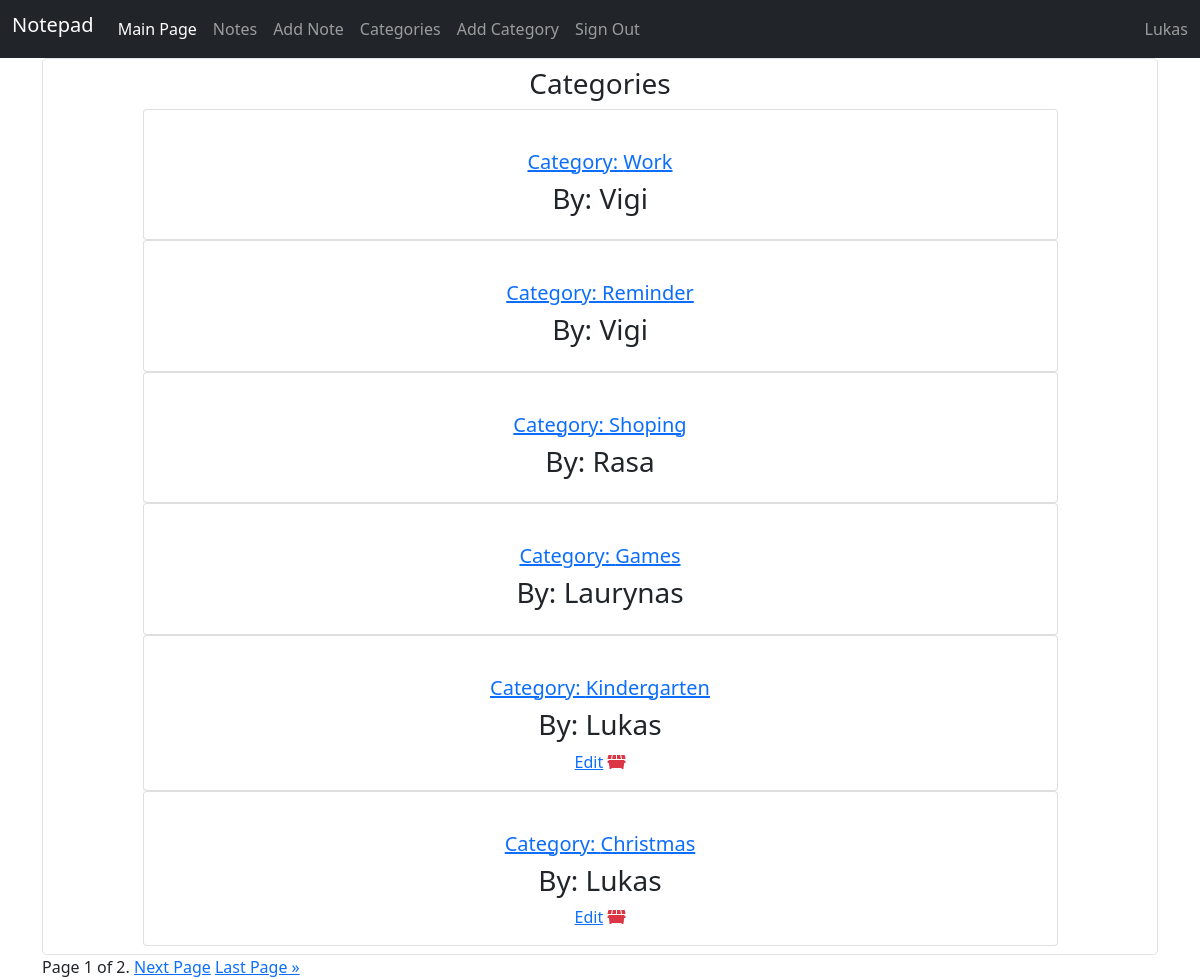
Page /category_list_view (signed in) on the committed database.
### application/models.py (models this page shows, shortened)
class User(AbstractUser):
    image = models.ImageField(null=True, blank=True)

class Category(models.Model):
    note_category = models.CharField(max_length=20, null=True, blank=True)
    author = models.ForeignKey(User, on_delete=models.CASCADE, null=True, blank=True)

### application/views.py (the view)
# urls.py: path('category_list_view', CategoryListView.as_view(), name='category_list_view'),
class CategoryListView(ListView):
    model = Category
    template_name = 'category_list_view.html'
    paginate_by = 6
    @method_decorator(login_required)
    def dispatch(self, *args, **kwargs):
        return super(CategoryListView, self).dispatch(*args, **kwargs)

### templates/category_list_view.html (shortened to what this page needs)
{% extends "base.html" %}
{% block content%}
<div>
    <div class="border rounded-3 col p-2 text-center centered-form center-block position-relative ">
        <h3>Categories</h3>
            {% for category in object_list %}
                <div class="card container col-md-10 col-md-offset-1">
                    <div class="card-body">
                        <br>
                        <h5 class="card-title text-capitalize">
                        <a href="{% url 'category_detail_view' category.pk %}">Category: {{category.note_category}}</a></h5>
                        <h3 class="card-title text-capitalize">By: {{category.author}}</h3>
                    {% if user.id == category.author.id %}
                        <a href="{% url 'update_category_view' category.pk %}">Edit</a>
                        <a href="{% url 'delete_category_view' category.pk %}" class="card-link text-danger"><i
                        class="fas fa-dumpster"></i></a>
                    {% endif %}
                    </div>
                </div>
        {% endfor %}
    </div>
    <div class="pagination">
        <span class="step-links">
            <span class="current">
                Page {{ page_obj.number }} of {{ page_obj.paginator.num_pages }}.
            </span>
                {% if page_obj.has_next %}
                    <a href="?page={{ page_obj.next_page_number }}">Next Page</a>
                    <a href="?page={{ page_obj.paginator.num_pages }}">Last Page &raquo;</a>
                {% endif %}
        </span>
    </div>
</div>
{% endblock content %}

### templates/base.html (shortened to what this page needs)
<!DOCTYPE html>
<html lang="en" class="h-100">
<head>
    <link rel="stylesheet" href="https://cdnjs.cloudflare.com/ajax/libs/font-awesome/5.15.3/css/all.css">
</head>
<body>
<header>
    <nav class="navbar navbar-expand-md navbar-dark bg-dark">
        <div class="container-fluid">
            <h2 class="navbar-brand">Notepad</h2>
            <div class="collapse navbar-collapse" id="navbarCollapse">
                <ul class="navbar-nav me-auto mb-2 mb-md-0">
                    <li class="nav-item">
                        <a class="nav-link active" aria-current="page" href="{% url 'index' %}">Main Page</a>
                    </li>
                    {% if user.is_authenticated %}
                    <li class="nav-item">
                        <a class="nav-link" href="{% url 'note_list_view' %}">Notes</a>
                    </li>
                    <li class="nav-item">
                        <a class="nav-link" href="{% url 'add_note_view' %}">Add Note</a>
                    </li>
                    <li class="nav-item">
                        <a class="nav-link" href="{% url 'category_list_view' %}">Categories</a>
                    </li>
                    <li class="nav-item">
                        <a class="nav-link" href="{% url 'add_category_view' %}">Add Category</a>
                    </li>
                    <li class="nav-item">
                        <a class="nav-link" href="{% url 'logout' %}">Sign Out</a>
                    </li>
                    {% endif %}
                </ul>
                <span class="navbar-text">
                {% if user.is_authenticated %}
                    {{ user.username }}
                {% endif %}
            </span>
            </div>
        </div>
    </nav>
</header>
<main class="flex-shrink-0">
    <div class="container">
        {% block content %}
        {% endblock %}
    </div>
</main>
<link href="https://cdn.jsdelivr.net/npm/bootstrap@5.0.0-beta3/dist/css/bootstrap.min.css" rel="stylesheet"
>
</body>
</html>

### rows in the picture
User: username "Lukas"
Category: note_category "Work", author "Vigi"
Category: note_category "Reminder", author "Vigi"
Category: note_category "Shoping", author "Rasa"
Category: note_category "Games", author "Laurynas"
Category: note_category "Kindergarten", author "Lukas", shows "Edit"
Category: note_category "Christmas", author "Lukas", shows "Edit"

### other values in the picture
{{ page_obj.number }} "1"
{{ page_obj.paginator.num_pages }} "2"
